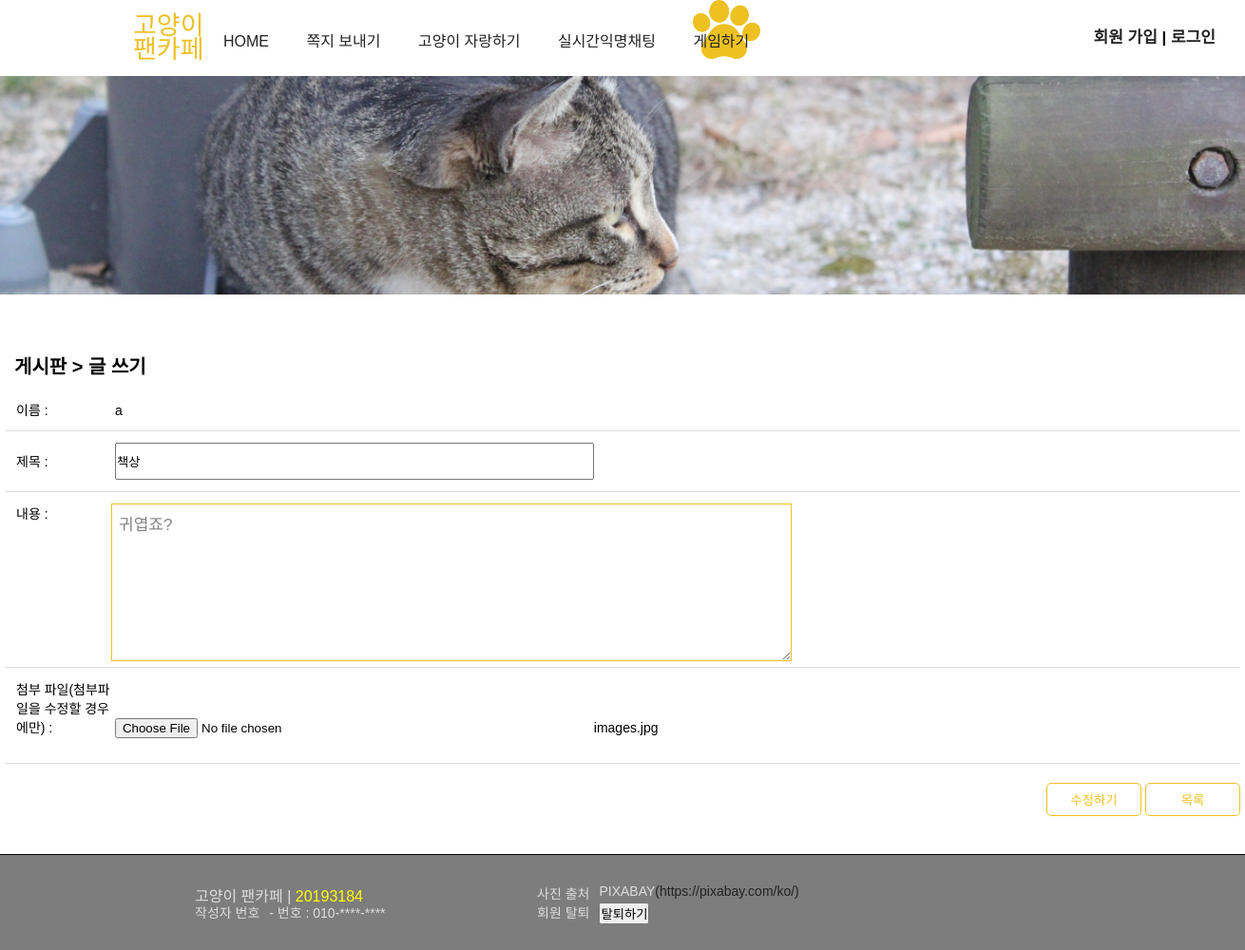
The page /board_modify_form.php?num=34 on the database its author committed.
### tables this page shows
CREATE TABLE `board` (
  `num` int(11) NOT NULL,
  `id` char(15) NOT NULL,
  `name` char(10) NOT NULL,
  `subject` char(200) NOT NULL,
  `content` text NOT NULL,
  `regist_day` char(20) NOT NULL,
  `hit` int(11) NOT NULL,
  `file_name` char(40) DEFAULT NULL,
  `file_type` char(40) DEFAULT NULL,
  `file_copied` char(40) DEFAULT NULL
);

### board_modify_form.php (the view, shortened to what this page needs)
<!DOCTYPE html>
<html>
<head>
<link rel="stylesheet" type="text/css" href="./css/common.css">
<link rel="stylesheet" type="text/css" href="./css/board.css">
</head>
<body>
<header>
    <?php include "header.php";?>
</header>
<section>
	<div id="main_img_bar">
    </div>
   	<div id="board_box">
	    <h3 id="board_title">
	    		게시판 > 글 쓰기
		</h3>
<?php
	$num  = $_GET["num"];
	$page = $_GET["page"];
	$con = mysqli_connect("localhost", "root", "", "20193184");;
	$sql = "select * from board where num=$num";
	$result = mysqli_query($con, $sql);
	$row = mysqli_fetch_array($result);
	$name       = $row["name"];
	$subject    = $row["subject"];
	$content    = $row["content"];
	$file_name  = $row["file_name"];
?>
	    <form  name="board_form" method="post" action="board_modify.php?num=<?=$num?>&page=<?=$page?>" enctype="multipart/form-data">
	    	 <ul id="board_form">
				<li>
					<span class="col1">이름 : </span>
					<span class="col2"><?=$name?></span>
				</li>
	    		<li>
	    			<span class="col1">제목 : </span>
	    			<span class="col2"><input name="subject" type="text" value="<?=$subject?>"></span>
	    		</li>
	    		<li id="text_area">
	    			<span class="col1">내용 : </span>
	    			<span class="col2">
	    				<textarea name="content"><?=$content?></textarea>
	    			</span>
	    		</li>
	    		<li>
			        <span class="col1"> 첨부 파일(첨부파일을 수정할 경우에만) : </span>
					<span class="col2" id="files"><input type="file" name="upfile"></span>
			        <span class="col2"><?=$file_name?></span>
			    </li>
	    	    </ul>
	    	<ul class="buttons">
				<li><button type="button" onclick="check_input()">수정하기</button></li>
				<li><button type="button" onclick="location.href='board_list.php'">목록</button></li>
			</ul>
	    </form>
	</div>
</section>
<footer>
    <?php include "footer.php";?>
</footer>
</body>
</html>

### css/common.css (style rules this page uses)
* { padding: 0; margin: 0; }
body { font-size: 14px; font-family: 'Noto Sans HK', sans-serif; display: flex; min-height: 100vh; flex-direction: column; }
section { flex: 1; }
ul { list-style-type: none; }
#main_img_bar { height: 230px; text-align: center; background-color: #c4c4c4; margin-bottom: 50px; }
footer { height: 100px; width: 100%; background-color: #7D7D7D; border-top: 1px solid black; }

### css/board.css (style rules this page uses)
#main_img_bar { background-image: url('../img/board_cat.png'); background-repeat:no-repeat; background-position: center; background-size:cover; }
#board_box { position: relative; width: 1300px; margin: 0 auto; }
#board_box h3 { padding: 10px; font-size: 20px; }
#board_form span { display: inline-block; }
#board_form .col1 { width: 100px; }
#board_form li { padding: 12px; border-bottom: solid 1px #dddddd; font-family: 'Noto Sans HK', sans-serif; }
#board_form input { width: 500px; height: 35px; }
#board_form textarea { width: 500px; height: 150px; }
#board_form #text_area { position: relative; height: 160px; }
#board_form #text_area .col2 { position: absolute; }
#board_form #text_area .col2 textarea { font-family: 'Noto Sans HK', sans-serif; outline: 0; border: 1px solid #ECC026; padding:7px; width: 700px; color: #838383; font-size: 17px; }
#board_form #text_area .col2 textarea::placeholder { color: #DDDDDD; }
#board_box .buttons { text-align: right; margin: 20px 0 40px 0; }
#board_box .buttons li { display: inline; }
#board_box .buttons button { padding: 5px 10px; cursor: pointer; color: #ECC026; border: 1px solid #ECC026; border-radius: 5px; outline: 0; background-color: white; width: 100px; height: 35px; }
#board_box { margin: 0 auto; }

### rows shown on the page
board: name "a", subject "책상", content "귀엽죠?", file_name "images.jpg"
